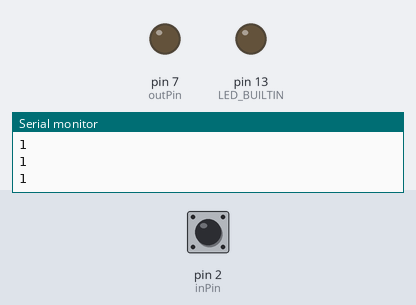
The sketch below on a simulated Arduino Uno, built with avr-gcc and run on an emulated ATmega328P. Shown: output pins drawn as LEDs (lit = HIGH), the last lines printed to the serial monitor. The test bench sets the inputs (shaded band); at power-on: pin 2 (inPin) HIGH.

Above: at 1.7 s.
1.8 s: pin 2 (inPin) pulled LOW for 0.55 s
At 2.5 s:
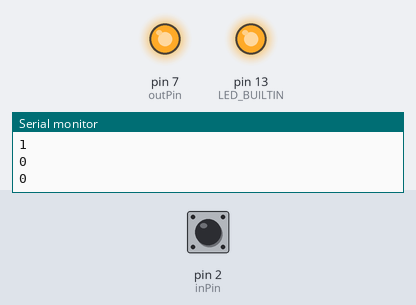
4.2 s: pin 2 (inPin) pulled LOW for 3.2 s
At 8.9 s:
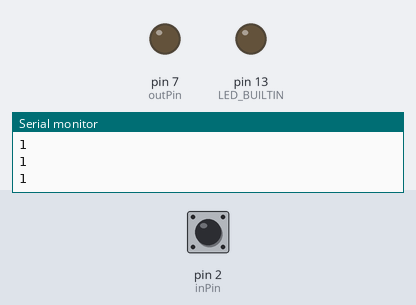
Timing chart, 0 to 10.4 s (numbered marks = the images above; inputs shaded):
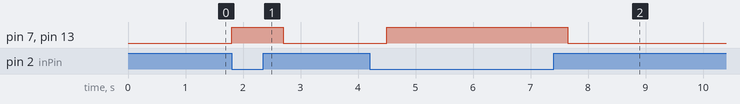

The sketch:

sender.ino
```cpp
#include <RCSwitch.h>
RCSwitch mySwitch = RCSwitch();

int inPin = 2;
int outPin = 7;

int state = HIGH;
int reading;
int previous = LOW;
int message;
unsigned long time = 0;
unsigned long debounce = 200UL;

void setup() {
  pinMode(inPin,  INPUT_PULLUP);
  pinMode(outPin, OUTPUT);
  pinMode(LED_BUILTIN, OUTPUT);
  Serial.begin(9600);
  mySwitch.enableTransmit(10);
  mySwitch.setPulseLength(400);
  mySwitch.setProtocol(1);
}

void loop() {
  reading = digitalRead(inPin);
  if (reading == 0) {
    state = HIGH;
    message = 420;
  } else {
    state = LOW;
    message = 69;
  }
  /*
  if (reading == HIGH && previous == LOW && millis() - time > debounce) {
    if (state == HIGH) {
      state = LOW;
      message = 69;
    } else {
      state = HIGH;
      message = 420;
      time = millis();
    }
  }
  */
  Serial.print(reading);
  Serial.print("\n");
  digitalWrite(LED_BUILTIN, state);
  digitalWrite(outPin, state);
  mySwitch.send(message, 24);
  //previous = reading;
}
```

Measured:
- after the input at 1.8 s, pin 7 (outPin), pin 13 (LED_BUILTIN): LOW → HIGH at once, → LOW 0.90 s later
- after the input at 4.2 s, pin 7 (outPin), pin 13 (LED_BUILTIN): LOW → HIGH after 0.30 s, → LOW 3.2 s later
